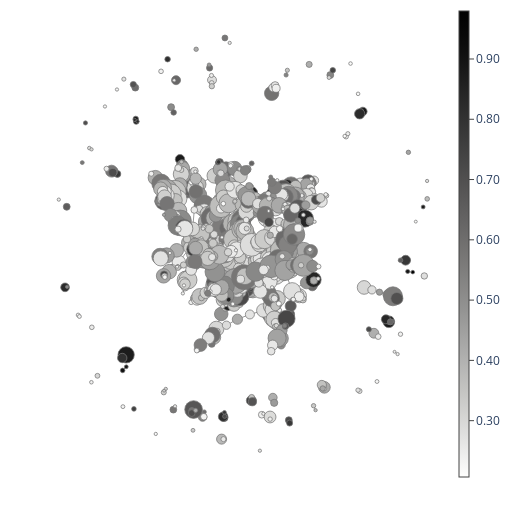

Notebook source saved alongside this figure:
### Code cell
from sklearn.datasets import make_circles
from sklearn.decomposition import PCA
from sklearn.cluster import DBSCAN

from tdamapper.learn import MapperAlgorithm
from tdamapper.cover import CubicalCover
from tdamapper.plot import MapperPlot

# load a labelled dataset
# X, labels = make_circles(n_samples=5000, noise=0.05, factor=0.3, random_state=42)
# y = X[:,1]

cover = CubicalCover(n_intervals=25, overlap_frac=0.2, algorithm="standard")
clust = DBSCAN(eps=5)
graph = MapperAlgorithm(cover, clust).fit_transform(X, X)

# color according to labels
fig = MapperPlot(graph, dim=2, seed=42, iterations=60, layout_engine="networkx").plot_plotly(colors=y, cmap="gray_r")
fig.show(config={'scrollZoom': True})

### Figure 1 — Plotly figure (JSON) as saved in the notebook; plotly's stock layout.template omitted (floating-point values rounded to 4 significant figures; data arrays with more than 128 entries replaced by an {"elided": "..."} marker saying what was removed)
{"data": [{"hoverinfo": "skip", "line": {"color": "#777", "width": 0.75}, "marker": {"colorscale": [[0, "rgb(254, 254, 253)"], [0.09091, "rgb(224, 224, 223)"], [0.1818, "rgb(197, 197, 195)"], [0.2727, "rgb(171, 171, 170)"], [0.3636, "rgb(146, 146, 145)"], [0.4545, "rgb(124, 123, 122)"], [0.5455, "rgb(102, 101, 101)"], [0.6364, "rgb(81, 80, 80)"], [0.7273, "rgb(59, 59, 59)"], [0.8182, "rgb(38, 38, 38)"], [0.9091, "rgb(16, 16, 16)"], [1, "rgb(0, 0, 0)"]], "line": {"colorscale": [[0, "rgb(254, 254, 253)"], [0.09091, "rgb(224, 224, 223)"], [0.1818, "rgb(197, 197, 195)"], [0.2727, "rgb(171, 171, 170)"], [0.3636, "rgb(146, 146, 145)"], [0.4545, "rgb(124, 123, 122)"], [0.5455, "rgb(102, 101, 101)"], [0.6364, "rgb(81, 80, 80)"], [0.7273, "rgb(59, 59, 59)"], [0.8182, "rgb(38, 38, 38)"], [0.9091, "rgb(16, 16, 16)"], [1, "rgb(0, 0, 0)"]]}}, "mode": "lines", "name": "edges_trace", "opacity": 1, "type": "scatter", "x": {"elided": "4884 float values"}, "y": {"elided": "4884 float values"}}, {"hoverinfo": "text", "marker": {"cmax": 0.9796, "cmin": 0.2065, "color": {"elided": "867 float values"}, "colorbar": {"borderwidth": 0, "nticks": 10, "orientation": "v", "outlinewidth": 1, "showticklabels": true, "thickness": 0.025, "thicknessmode": "fraction", "tickformat": ".2g", "tickmode": "auto", "tickwidth": 1, "title": {"side": "right"}, "xanchor": "left", "xpad": 0, "ypad": 0}, "colorscale": [[0, "rgb(254, 254, 253)"], [0.09091, "rgb(224, 224, 223)"], [0.1818, "rgb(197, 197, 195)"], [0.2727, "rgb(171, 171, 170)"], [0.3636, "rgb(146, 146, 145)"], [0.4545, "rgb(124, 123, 122)"], [0.5455, "rgb(102, 101, 101)"], [0.6364, "rgb(81, 80, 80)"], [0.7273, "rgb(59, 59, 59)"], [0.8182, "rgb(38, 38, 38)"], [0.9091, "rgb(16, 16, 16)"], [1, "rgb(0, 0, 0)"]], "line": {"color": "#777", "colorscale": [[0, "rgb(254, 254, 253)"], [0.09091, "rgb(224, 224, 223)"], [0.1818, "rgb(197, 197, 195)"], [0.2727, "rgb(171, 171, 170)"], [0.3636, "rgb(146, 146, 145)"], [0.4545, "rgb(124, 123, 122)"], [0.5455, "rgb(102, 101, 101)"], [0.6364, "rgb(81, 80, 80)"], [0.7273, "rgb(59, 59, 59)"], [0.8182, "rgb(38, 38, 38)"], [0.9091, "rgb(16, 16, 16)"], [1, "rgb(0, 0, 0)"]], "width": 0.75}, "opacity": 1, "reversescale": false, "showscale": true, "size": {"elided": "867 float values"}}, "mode": "markers", "name": "nodes_trace", "opacity": 1, "text": {"elided": "867 str values"}, "type": "scatter", "x": {"elided": "867 float values"}, "y": {"elided": "867 float values"}}], "layout": {"autosize": false, "height": 512, "hovermode": "closest", "margin": {"b": 10, "l": 10, "r": 10, "t": 10}, "plot_bgcolor": "rgba(0, 0, 0, 0)", "scene": {"xaxis": {"backgroundcolor": "rgba(0, 0, 0, 0)", "gridcolor": "rgba(230, 230, 230, 1.0)", "linecolor": "rgba(230, 230, 230, 1.0)", "linewidth": 1, "mirror": true, "showaxeslabels": false, "showgrid": true, "showline": true, "showticklabels": false, "title": {"text": ""}, "visible": true, "zerolinecolor": "rgba(230, 230, 230, 1.0)"}, "yaxis": {"backgroundcolor": "rgba(0, 0, 0, 0)", "gridcolor": "rgba(230, 230, 230, 1.0)", "linecolor": "rgba(230, 230, 230, 1.0)", "linewidth": 1, "mirror": true, "showaxeslabels": false, "showgrid": true, "showline": true, "showticklabels": false, "title": {"text": ""}, "visible": true, "zerolinecolor": "rgba(230, 230, 230, 1.0)"}, "zaxis": {"backgroundcolor": "rgba(0, 0, 0, 0)", "gridcolor": "rgba(230, 230, 230, 1.0)", "linecolor": "rgba(230, 230, 230, 1.0)", "linewidth": 1, "mirror": true, "showaxeslabels": false, "showgrid": true, "showline": true, "showticklabels": false, "title": {"text": ""}, "visible": true, "zerolinecolor": "rgba(230, 230, 230, 1.0)"}}, "showlegend": false, "uirevision": "constant", "width": 512, "xaxis": {"linewidth": 1, "mirror": true, "showgrid": false, "showline": true, "showticklabels": false, "title": {"text": ""}, "visible": true, "zeroline": false}, "yaxis": {"linewidth": 1, "mirror": true, "showgrid": false, "showline": true, "showticklabels": false, "title": {"text": ""}, "visible": true, "zeroline": false}}}
